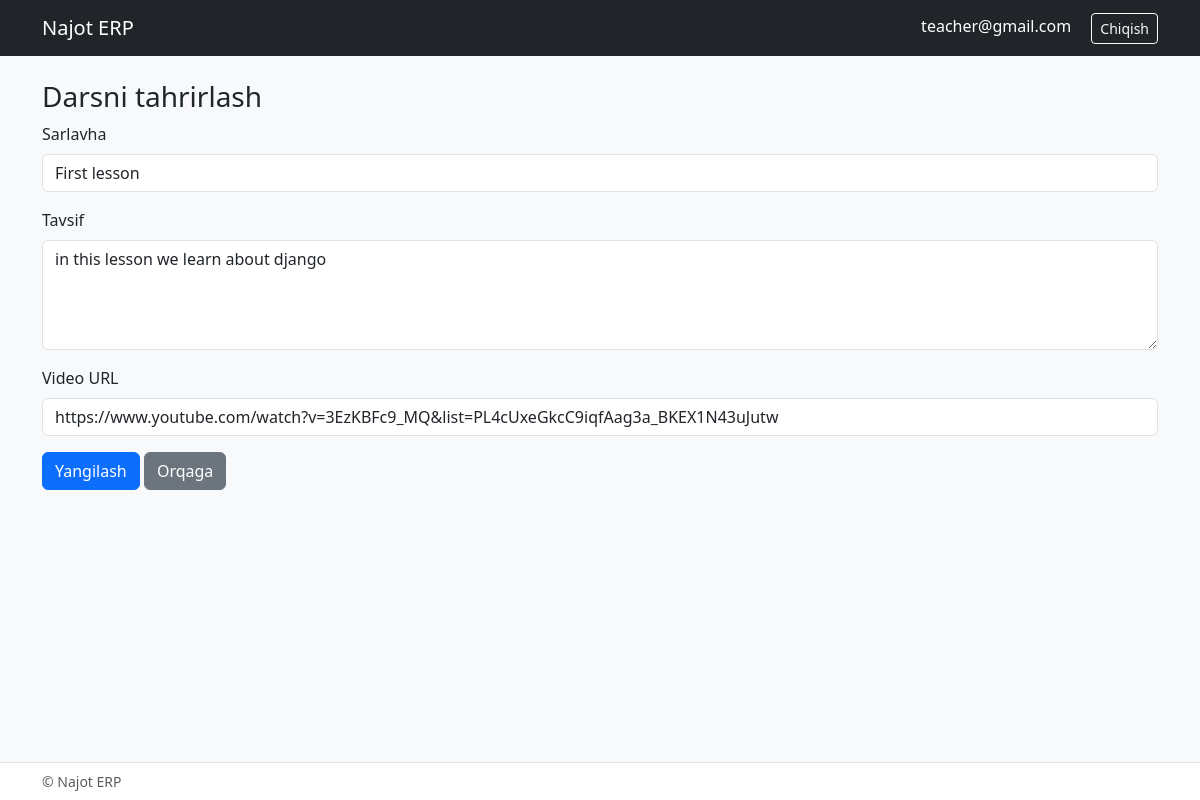
Screenshot of /teacher/lesson/2/edit/ (signed in) with the database file from the repository.
### configapp/models/auth_user.py (models this page shows, shortened)
class User(AbstractBaseUser, PermissionsMixin):
    phone_regex = RegexValidator(
        regex=r'^\+9989\d{8}$',
        message="Telefon raqam +9989XXXXXXXX formatida bo‘lishi kerak"
    )
    phone_number = models.CharField(validators=[phone_regex], max_length=13, null=True, blank=True)
    email = models.EmailField(unique=True, null=True, blank=True)
    is_staff = models.BooleanField(default=False)
    is_admin = models.BooleanField(default=False)
    is_active = models.BooleanField(default=True)
    is_student = models.BooleanField(default=False)
    is_teacher = models.BooleanField(default=False)
    groups = models.ManyToManyField('auth.Group', related_name="custom_user_groups", blank=True)
    user_permissions = models.ManyToManyField('auth.Permission', related_name="custom_user_permissions", blank=True)
    objects = CustomUserManager()
    USERNAME_FIELD = "email"
    REQUIRED_FIELDS = []

### configapp/models/lesson_homework.py (models this page shows, shortened)
class Lesson(BaseModel):
    title = models.CharField(max_length=200)
    description = models.TextField(blank=True, null=True)
    group = models.ForeignKey(GroupStudent, on_delete=models.CASCADE, related_name='lessons')
    teacher = models.ForeignKey(Teacher, on_delete=models.CASCADE, related_name='lessons')
    homework = models.OneToOneField(Homework, on_delete=models.SET_NULL, blank=True, null=True, related_name='lesson')
    video_url = models.URLField(blank=True, null=True)
    file = models.FileField(upload_to='lessons/files/', blank=True, null=True)
    image = models.ImageField(upload_to='lessons/images/', blank=True, null=True)
    start_time = models.TimeField(blank=True, null=True)
    end_time = models.TimeField(blank=True, null=True)

### configapp/views.py (the view)
# urls.py: path('teacher/lesson/<int:pk>/edit/', views.edit_lesson, name='lesson_edit'),
@login_required
def edit_lesson(request, pk):
    lesson = get_object_or_404(Lesson, id=pk)
    if request.method == 'POST':
        lesson.title = request.POST['title']
        lesson.description = request.POST['description']
        lesson.save()
        return redirect('teacher_dashboard')
    return render(request, 'teacher/edit_lesson.html', {'lesson': lesson})

### configapp/templates/teacher/edit_lesson.html (shortened to what this page needs)
{% extends 'base.html' %}
{% block content %}
<h3>Darsni tahrirlash</h3>
<form method="post" enctype="multipart/form-data">{% csrf_token %}
  <div class="mb-3">
    <label class="form-label">Sarlavha</label>
    <input type="text" name="title" value="{{ lesson.title }}" class="form-control" required>
  </div>
  <div class="mb-3">
    <label class="form-label">Tavsif</label>
    <textarea name="description" class="form-control" rows="4">{{ lesson.description }}</textarea>
  </div>
  <div class="mb-3">
    <label class="form-label">Video URL</label>
    <input type="url" name="video_url" value="{{ lesson.video_url }}" class="form-control">
  </div>
  <button class="btn btn-primary">Yangilash</button>
  <a href="{% url 'teacher_dashboard' %}" class="btn btn-secondary">Orqaga</a>
</form>
{% endblock %}

### configapp/templates/base.html (shortened to what this page needs)
<!DOCTYPE html>
<html lang="uz">
<head>
  <link href="https://cdn.jsdelivr.net/npm/bootstrap@5.3.0/dist/css/bootstrap.min.css" rel="stylesheet">
</head>
<body class="bg-light">
<nav class="navbar navbar-expand-lg navbar-dark bg-dark">
  <div class="container">
    <a class="navbar-brand" href="/">Najot ERP</a>
    <div class="ms-auto">
      {% if user.is_authenticated %}
        <span class="text-white me-3">{{ user.email|default:user.phone_number }}</span>
        <a href="{% url 'logout' %}" class="btn btn-outline-light btn-sm">Chiqish</a>
      {% else %}
        <a href="{% url 'login' %}" class="btn btn-outline-light btn-sm">Kirish</a>
      {% endif %}
    </div>
  </div>
</nav>
<div class="container mt-4">
  {% block content %}{% endblock %}
</div>
<footer class="bg-white border-top fixed-bottom">
  <div class="container py-2 text-muted small">
    © Najot ERP
  </div>
</footer>
</body>
</html>

### configapp/templates/base.html (style rules this page uses)
body { padding-bottom: 60px; }

### rows the page displays
User: email "teacher@gmail.com"
Lesson: title "First lesson", description "in this lesson we learn about django", video_url "https://www.youtube.com/watch?v=3EzKBFc9_MQ&list=PL4cUxeGkcC9iqfAag3a_BKEX1N43uJutw"
